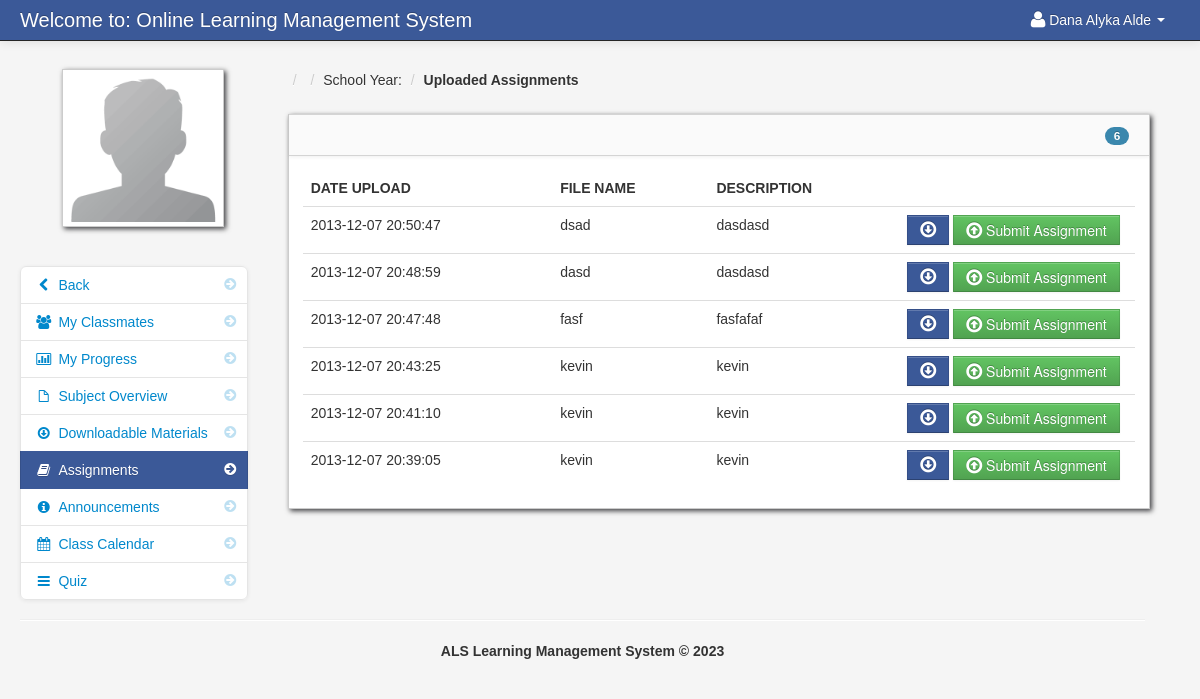
Page /assignment_student.php (signed in) on the committed database.
### tables this page shows
CREATE TABLE `student` (
  `student_id` int(11) NOT NULL,
  `firstname` varchar(100) NOT NULL,
  `lastname` varchar(100) NOT NULL,
  `class_id` int(11) NOT NULL,
  `username` varchar(100) NOT NULL,
  `password` varchar(100) NOT NULL,
  `location` varchar(100) NOT NULL,
  `status` varchar(100) NOT NULL
);

CREATE TABLE `assignment` (
  `assignment_id` int(11) NOT NULL,
  `floc` varchar(300) NOT NULL,
  `fdatein` varchar(100) NOT NULL,
  `fdesc` varchar(100) NOT NULL,
  `teacher_id` int(11) NOT NULL,
  `class_id` int(11) NOT NULL,
  `fname` varchar(100) NOT NULL
);

### session.php (called while the page is built, shortened)
<?php
$session_id=$_SESSION['id'];
?>

### assignment_student.php (the view, shortened to what this page needs)
<?php include('header_dashboard.php'); ?>
<?php include('session.php'); ?>
<?php $get_id = $_GET['id']; ?>
    <body>
		<?php include('navbar_student.php'); ?>
        <div class="container-fluid">
            <div class="row-fluid">
				<?php include('assignment_link_student.php'); ?>
                <div class="span9" id="content">
                     <div class="row-fluid">
										<?php $class_query = mysqli_query($conn,"select * from teacher_class
										LEFT JOIN class ON class.class_id = teacher_class.class_id
										LEFT JOIN subject ON subject.subject_id = teacher_class.subject_id
										where teacher_class_id = '$get_id'")or die(mysqli_error());
										$class_row = mysqli_fetch_array($class_query);
										?>
					     <ul class="breadcrumb">
							<li><a href="#"><?php echo $class_row['class_name']; ?></a> <span class="divider">/</span></li>
							<li><a href="#"><?php echo $class_row['subject_code']; ?></a> <span class="divider">/</span></li>
							<li><a href="#">School Year: <?php echo $class_row['school_year']; ?></a> <span class="divider">/</span></li>
							<li><a href="#"><b>Uploaded Assignments</b></a></li>
						</ul>
                        <div id="block_bg" class="block">
                            <div class="navbar navbar-inner block-header">
								<?php $query = mysqli_query($conn,"select * FROM assignment where class_id = '$get_id'  order by fdatein DESC")or die(mysqli_error());
									  $count  = mysqli_num_rows($query);
								?>
                                <div id="" class="muted pull-right"><span class="badge badge-info"><?php echo $count; ?></span></div>
                            </div>
                            <div class="block-content collapse in">
                                <div class="span12">
								<?php
									$query = mysqli_query($conn,"select * FROM assignment where class_id = '$get_id'  order by fdatein DESC")or die(mysqli_error());
									$count = mysqli_num_rows($query);
									if ($count == '0'){?>
									<div class="alert alert-info">No Assignment Currently Uploaded</div>
									<?php
									}else{
								?>
  											<table cellpadding="0" cellspacing="0" border="0" class="table" id="">
										<thead>
										        <tr>
												<th>Date Upload</th>
												<th>File Name</th>
												<th>Description</th>
												<th></th>
												</tr>
										</thead>
										<tbody>
                              		<?php
										$query = mysqli_query($conn,"select * FROM assignment where class_id = '$get_id'  order by fdatein DESC")or die(mysqli_error());
										while($row = mysqli_fetch_array($query)){
										$id  = $row['assignment_id'];
										$floc = $row['floc'];
									?>
										<tr>
										 <td><?php echo $row['fdatein']; ?></td>
                                         <td><?php  echo $row['fname']; ?></td>
                                         <td><?php echo $row['fdesc']; ?></td>
                                         <td width="220">
										 <form id="assign" method="post" action="submit_assignment.php<?php echo '?id='.$get_id ?>&<?php echo 'post_id='.$id ?>">
										 <?php
											if ($floc == ""){
											}else{
										 ?>
										  <a data-placement="bottom" title="Download" id="<?php echo $id; ?>download"  class="btn btn-info" href="<?php echo $row['floc']; ?>"><i class="icon-download icon-large"></i></a>
										<?php } ?>
										 <button  data-placement="bottom" title="Submit Assignment" id="<?php echo $id; ?>submit" class="btn btn-success" name="btn_assign"><i class="icon-upload icon-large"></i> Submit Assignment</button>
										 </form>
										 </td>
                                </tr>
						 <?php } ?>
										</tbody>
									</table>
						 <?php } ?>
                                </div>
                            </div>
                        </div>
                    </div>
                </div>
            </div>
		<?php include('footer.php'); ?>
        </div>
		<?php include('script.php'); ?>
    </body>
</html>

### navbar_student.php (shortened to what this page needs)
<div class="navbar navbar-fixed-top navbar-inverse">
        <div class="navbar-inner">
            <div class="container-fluid">
                <a class="brand" href="#">Welcome to: Online Learning Management System</a>
					<div class="nav-collapse collapse">
						<ul class="nav pull-right">
							<?php $query= mysqli_query($conn,"select * from student where student_id = '$session_id'")or die(mysqli_error());
									$row = mysqli_fetch_array($query);
							?>
							<li class="dropdown">
								<a href="#" role="button" class="dropdown-toggle" data-toggle="dropdown"> <i class="icon-user icon-large"></i><?php echo $row['firstname']." ".$row['lastname'];  ?> <i class="caret"></i></a>
							</li>
						</ul>
					</div>
            </div>
        </div>
</div>

### assignment_link_student.php (shortened to what this page needs)
<div class="span3" id="sidebar">
	<img id="avatar" src="admin/<?php echo $row['location']; ?>" class="img-polaroid">
		<ul class="nav nav-list bs-docs-sidenav nav-collapse collapse">
				<li class=""><a href="dashboard_student.php"><i class="icon-chevron-right"></i><i class="icon-chevron-left"></i>&nbsp;Back</a></li>
				<li class=""><a href="my_classmates.php<?php echo '?id='.$get_id; ?>"><i class="icon-chevron-right"></i><i class="icon-group"></i>&nbsp;My Classmates</a></li>
				<li class=""><a href="progress.php<?php echo '?id='.$get_id; ?>"><i class="icon-chevron-right"></i><i class="icon-bar-chart"></i>&nbsp;My Progress</a></li>
				<li class=""><a href="subject_overview_student.php<?php echo '?id='.$get_id; ?>"><i class="icon-chevron-right"></i><i class="icon-file"></i>&nbsp;Subject Overview</a></li>
				<li class=""><a href="downloadable_student.php<?php echo '?id='.$get_id; ?>"><i class="icon-chevron-right"></i><i class="icon-download"></i>&nbsp;Downloadable Materials</a></li>
				<li class="active"><a href="assignment_student.php<?php echo '?id='.$get_id; ?>"><i class="icon-chevron-right"></i><i class="icon-book"></i>&nbsp;Assignments</a></li>
				<li class=""><a href="announcements_student.php<?php echo '?id='.$get_id; ?>"><i class="icon-chevron-right"></i><i class="icon-info-sign"></i>&nbsp;Announcements</a></li>
				<li class=""><a href="class_calendar_student.php<?php echo '?id='.$get_id; ?>"><i class="icon-chevron-right"></i><i class="icon-calendar"></i>&nbsp;Class Calendar</a></li>
				<li class=""><a href="student_quiz_list.php<?php echo '?id='.$get_id; ?>"><i class="icon-chevron-right"></i><i class="icon-reorder"></i>&nbsp;Quiz</a></li>
		</ul>
</div>

### admin/assets/styles.css (style rules this page uses)
body { padding-top: 60px; padding-bottom: 40px; background-color: #f5f5f5; }
#content { margin-left:0px; }
.breadcrumb { margin: 0 0 0px; padding: 10px 0px; background-color: transparent; }
.block { background: url("../images/pixel-60fff.png") repeat scroll 0 0 rgba(0, 0, 0, 0) !important; border: 1px solid #ccc; background: white; margin: 1em 0em; border-top: none; -webkit-box-shadow: 2px 2px 5px rgba(0, 0, 6, 0.75); -moz-box-shadow: 2px 2px 5px rgba(0, 0, 6, 0.75); box-shadow: 2px 2px 5px rgba(0, 0, 6, 0.75); }
.block-content { margin: 1em; min-height: .25em; }
.block-header { margin-bottom: 0px; border-right: none; border-left: none; -webkit-border-radius: 0px; -moz-border-radius: 0px; border-radius: 0px; }
.block-header div { padding-top: 10px; }
.bs-docs-sidenav { max-width: 228px; margin: 30px 0 0; padding: 0; background-color: #fff; -webkit-border-radius: 6px; -moz-border-radius: 6px; border-radius: 6px; -webkit-box-shadow: 0 1px 4px rgba(0,0,0,.065); -moz-box-shadow: 0 1px 4px rgba(0,0,0,.065); box-shadow: 0 1px 4px rgba(0,0,0,.065); }
.bs-docs-sidenav > li > a { display: block; width: 190px \9; margin: 0 0 -1px; padding: 8px 14px; border: 1px solid #e5e5e5; }
.bs-docs-sidenav > li:first-child > a { -webkit-border-radius: 6px 6px 0 0; -moz-border-radius: 6px 6px 0 0; border-radius: 6px 6px 0 0; }
.bs-docs-sidenav > li:last-child > a { -webkit-border-radius: 0 0 6px 6px; -moz-border-radius: 0 0 6px 6px; border-radius: 0 0 6px 6px; }
.bs-docs-sidenav > .active > a { position: relative; z-index: 2; padding: 9px 15px; border: 0; text-shadow: 0 1px 0 rgba(0,0,0,.15); -webkit-box-shadow: inset 1px 0 0 rgba(0,0,0,.1), inset -1px 0 0 rgba(0,0,0,.1); -moz-box-shadow: inset 1px 0 0 rgba(0,0,0,.1), inset -1px 0 0 rgba(0,0,0,.1); box-shadow: inset 1px 0 0 rgba(0,0,0,.1), inset -1px 0 0 rgba(0,0,0,.1); }
.bs-docs-sidenav .icon-chevron-right { float: right; margin-top: 2px; margin-right: -6px; opacity: .25; }
.bs-docs-sidenav .active .icon-chevron-right, .bs-docs-sidenav .active a:hover .icon-chevron-right { opacity: 1; }

### rows in the picture
student: firstname "Dana Alyka", lastname "Alde", location (placeholder picture)
assignment: fdatein "2013-12-07 20:50:47", fname "dsad", fdesc "dasdasd"
assignment: fdatein "2013-12-07 20:48:59", fname "dasd", fdesc "dasdasd"
assignment: fdatein "2013-12-07 20:47:48", fname "fasf", fdesc "fasfafaf"
assignment: fdatein "2013-12-07 20:43:25", fname "kevin", fdesc "kevin"
assignment: fdatein "2013-12-07 20:41:10", fname "kevin", fdesc "kevin"
assignment: fdatein "2013-12-07 20:39:05", fname "kevin", fdesc "kevin"

### other values in the picture
$count "6"
